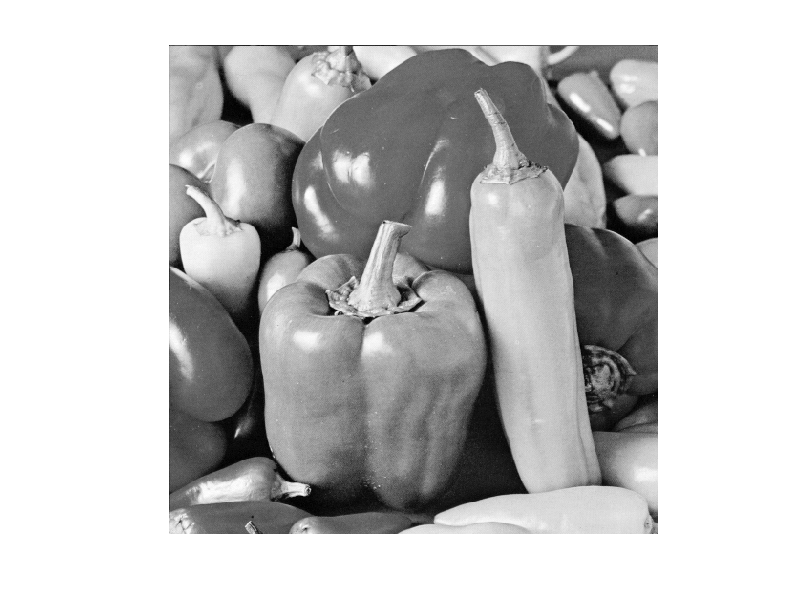

This figure's MATLAB source:
close all
clear all
% Load the structure.
s = load('Peppers.mat');
% Extract the first image and display it.
p1 = s.peppers
imshow(uint8(p1))
imshow(mat2gray(p1));
% Extract the second image and display it.
